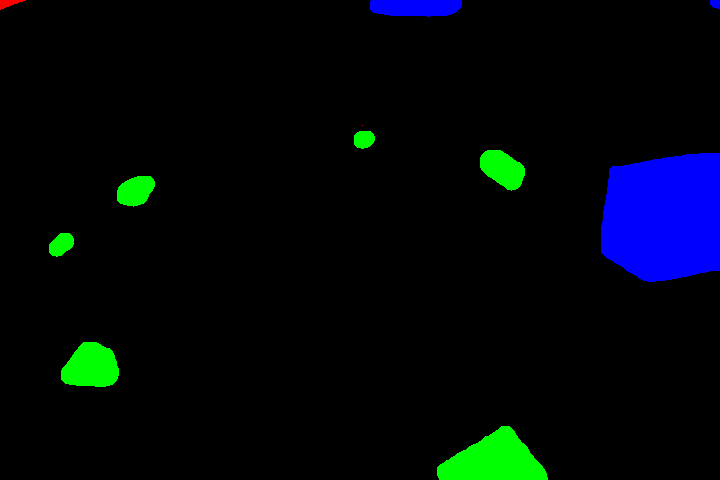
#> input picture DIP Lab/Projects/Open Lab with Instructions/dataset/masks/clean0002.png, 720 x 480 px, given in place of render0001.png, which was not available
$ jupyter execute --allow-errors assignment_01_dip.ipynb   (text cells are left out)
#> lines starting #> are read from the running program, lines starting #| are printed output that depends on the picture; pictures that were not available may be replaced by others from this repository, and a replacement may not be noted
[cell 1]
import cv2
import numpy as np
import matplotlib.pyplot as plt
import os
import pandas as pd
import seaborn as sns
from pygments.styles.dracula import background
from sklearn.metrics import confusion_matrix

[cell 2]
# [47 lines left out: functions create_combined_mask, dice_coefficient, connectivit_8, not called in this run]

[cell 3]
# Paths
image_path = "E:\\2. DIP\\2. LAB\\pythonProject\\Projects\\Open Lab with Instructions\\dataset\images\\render0001.png"
mask_path = "E:\\2. DIP\\2. LAB\\pythonProject\\Projects\\Open Lab with Instructions\\dataset\\masks\\clean0001.png"

# [26 lines left out: functions histogram, compute_confusion_matrix, histogram, not called in this run]

[cell 4]
# [11 lines left out: function laplacian, not called in this run]

#> (the rest of this cell did not finish here and is left out)

#> (a cell that did not finish here is left out)

#> (a cell that did not finish here is left out)

[cell 7]
import cv2
import numpy as np
import matplotlib.pyplot as plt


#> (the rest of this cell did not finish here and is left out)

[cell 8]
import cv2
import numpy as np
import matplotlib.pyplot as plt


image = cv2.imread(image_path)
#> image is the input picture: shape (480, 720, 3); mean B, G, R 10.9, 6.3, 0.1
image = cv2.cvtColor(image, cv2.COLOR_BGR2RGB)  # Convert to RGB

# Reshape the image into a 2D array of pixels
pixels = image.reshape((-1, 3))
pixels = np.float32(pixels)  # Convert to float32 for k-means

# Apply KMeans clustering
k = 3  # Background, small rocks, large rocks
criteria = (cv2.TERM_CRITERIA_EPS + cv2.TERM_CRITERIA_MAX_ITER, 10, 1.0)
_, labels, centers = cv2.kmeans(pixels, k, None, criteria, 10, cv2.KMEANS_RANDOM_CENTERS)
#> centers = [[0, 255, 0], [0, 0, 255], [0.104, 0, 0]]

# Convert centers to uint8 and map labels to image
centers = np.uint8(centers)
#> centers = [[0, 255, 0], [0, 0, 254], [0, 0, 0]]
segmented_image = centers[labels.flatten()].reshape(image.shape)

#> (the rest of this cell did not finish here and is left out)

#> (a cell that did not finish here is left out)

[cell 10]
kernel = np.array([
    [1, 1, 1,1],
    [1, 1, 1,1],
    [1, 1, 1,1]
], dtype=np.uint8)

kernel2 = np.array([
    [0, 1, 0],
    [1, 1, 1],
    [0, 1, 0]
], dtype=np.uint8)

erosion_i = cv2.erode(image, kernel, iterations=1)
dilated_image = cv2.dilate(erosion_i, kernel, iterations=1)
plt.imshow(dilated_image, cmap='gray')

[cell 11]
# Load images
original_image = cv2.imread(image_path, 0)
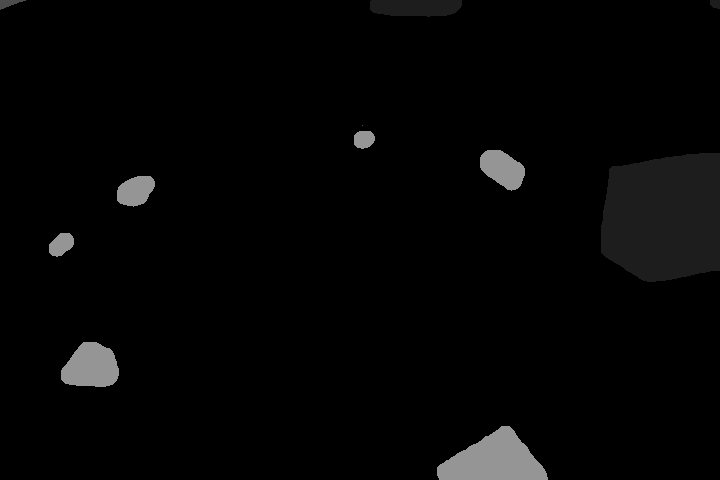
#> original_image: shape (480, 720); min 0, max 149, mean 5
ground_truth_mask = cv2.imread(mask_path, 0)
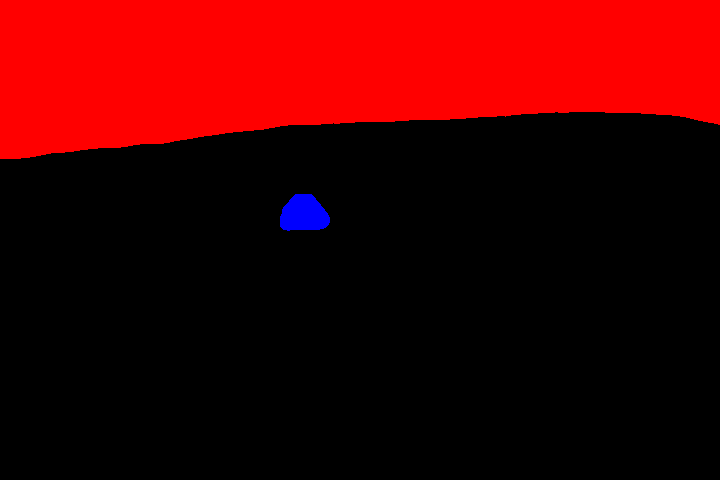
#> input picture DIP Lab/Projects/Open Lab with Instructions/dataset/masks/clean0001.png, 720 x 480 px, found by its file name
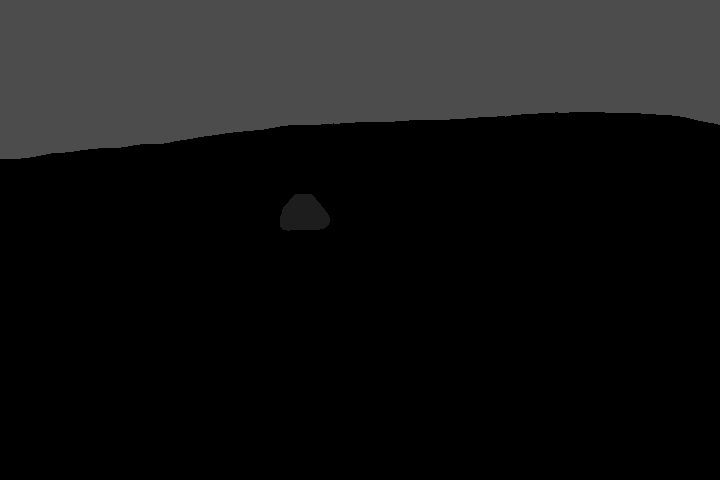
#> ground_truth_mask: shape (480, 720); min 0, max 76, mean 20.4
#> (the rest of this cell did not finish here and is left out)

[cell 12]
np.unique(original_image)
#> Out = [0, 29, 76, 149]

[cell 13]
# Ensure images are loaded
if original_image is None or ground_truth_mask is None:
    raise FileNotFoundError("One or both files not found.")

# Compute thresholds
k1 = k2 = 1


valid_pixels = original_image[original_image != 0]
background_pixel = original_image[original_image == 0]
mean_intensity = np.mean(valid_pixels)
#> mean_intensity = 73.08
std_dev_intensity = np.std(valid_pixels)
#> std_dev_intensity = 57.68
large_rock = mean_intensity + k1 * std_dev_intensity
#> large_rock = 130.8
small_rock = mean_intensity
#> small_rock = 73.08
large_rock,small_rock
#> Out = (130.8, 73.08)
